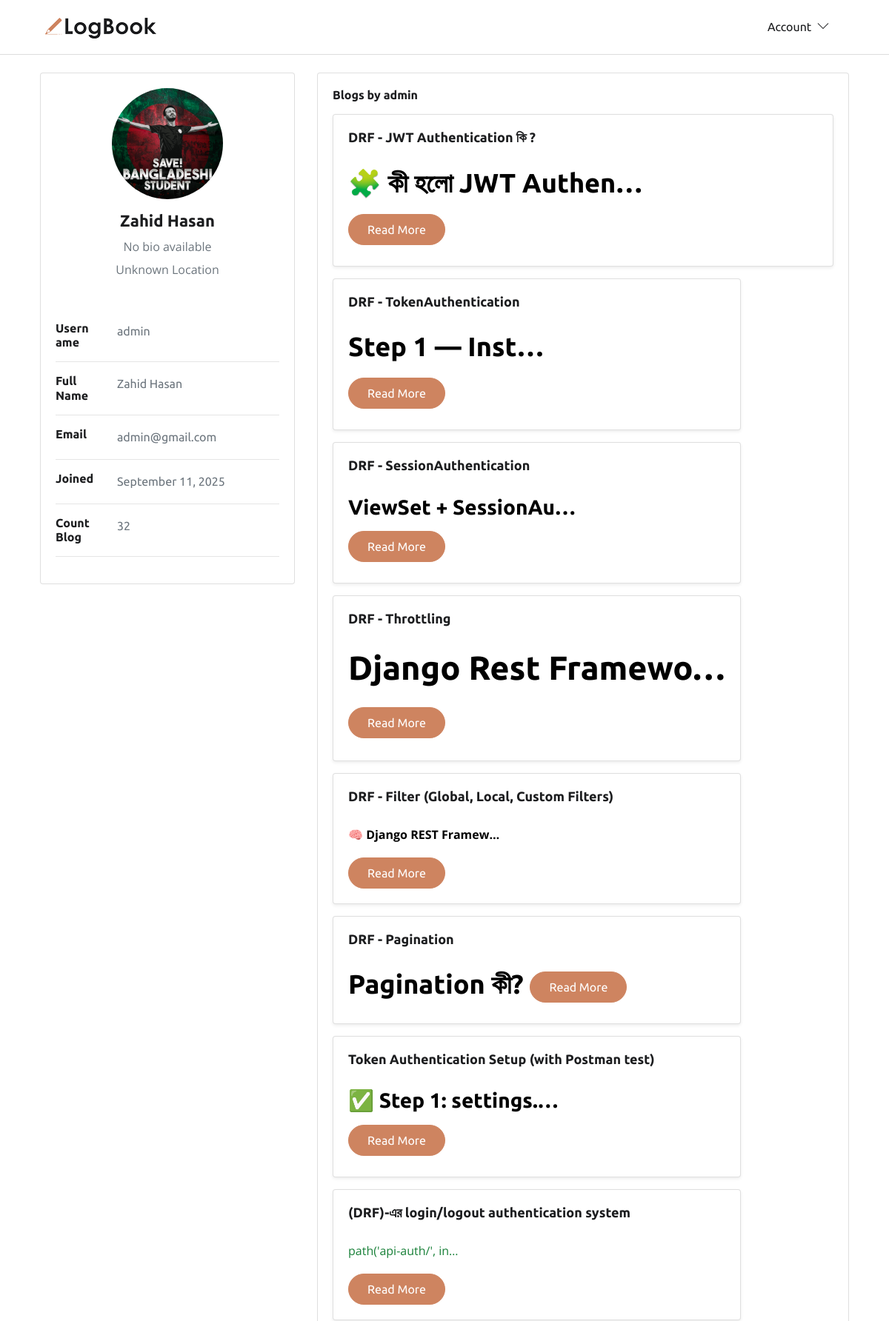
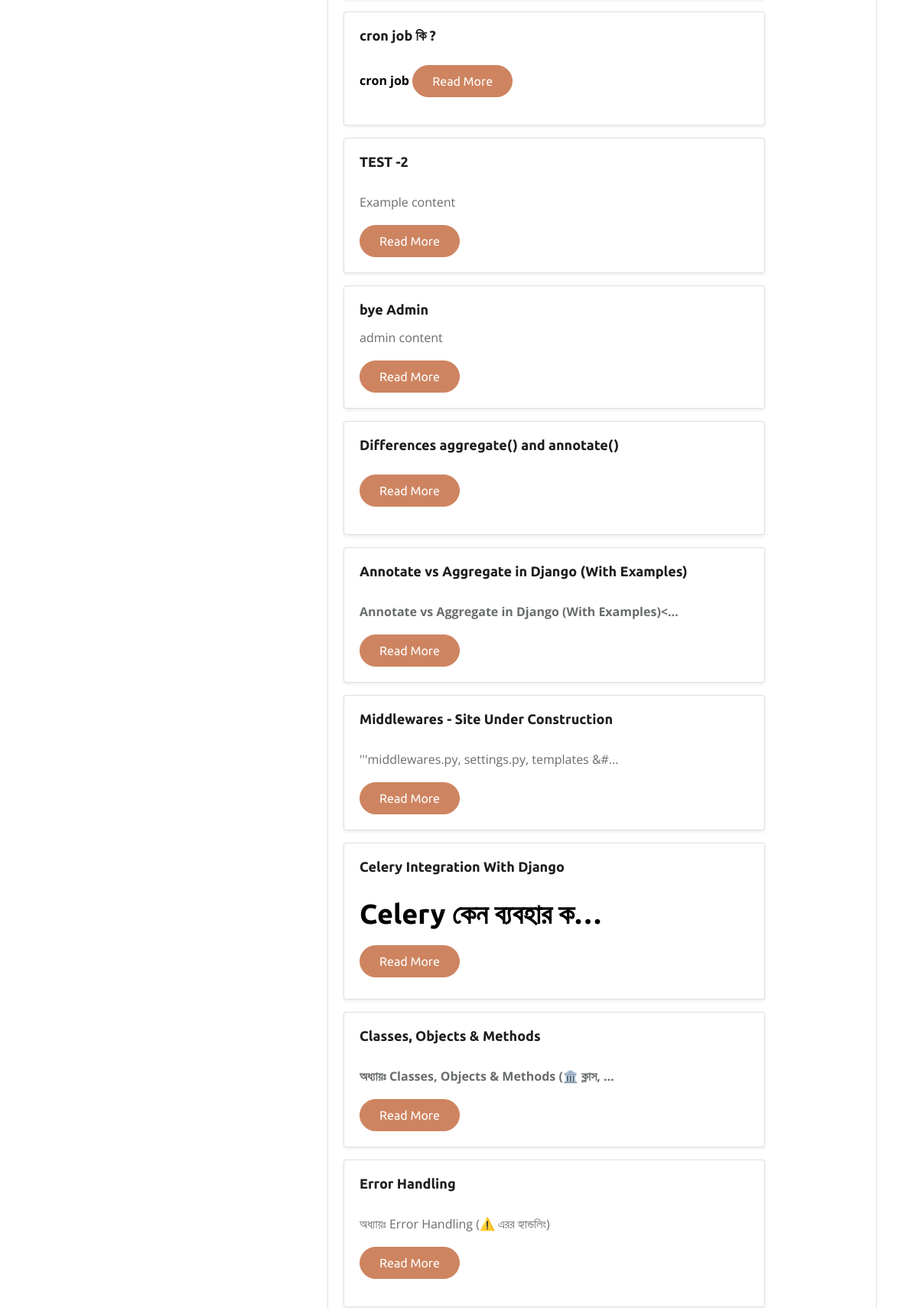
Screenshot of /account/profile/admin/ (upper part) with the database file from the repository (2 pictures, top to bottom).
### account/models.py (models this page shows, shortened)
class Profile(models.Model):
    user = models.OneToOneField(
        CustomUser, on_delete=models.CASCADE, related_name='user_profile')
    profile_picture = models.ImageField( upload_to=profile_directory_path, default="profile_default.png", blank=True, null=True)
    bio = models.TextField(blank=True, null=True)
    date_of_birth = models.DateField(blank=True, null=True)
    address = models.CharField(max_length=255, blank=True, null=True)

class CustomUser(AbstractBaseUser, PermissionsMixin):
    email = models.EmailField(unique=True)
    username = models.CharField(max_length=50)
    first_name = models.CharField(max_length=50, blank=True)
    last_name = models.CharField(max_length=50, blank=True)
    is_active = models.BooleanField(default=False)  # For Mail Verification
    is_staff = models.BooleanField(default=False)
    date_joined = models.DateTimeField(default=timezone.now)
    objects = CustomUserManager()
    USERNAME_FIELD = 'email'      # login field
    REQUIRED_FIELDS = ['username']  # required when creating superuser

### blog/models.py (models this page shows, shortened)
class Blog(models.Model):
    author = models.ForeignKey(
        settings.AUTH_USER_MODEL, related_name='user_blogs', on_delete=models.CASCADE
    )
    title = models.CharField(max_length=100, unique=True)
    slug = models.SlugField(unique=True, blank=True, null=True, max_length=300)
    content = RichTextUploadingField()
    category = models.ForeignKey(
        Category,
        related_name='category_blogs',
        on_delete=models.CASCADE
    )
    tags = models.ManyToManyField(Tag, related_name='tag_blogs')
    created_date = models.DateTimeField(auto_now_add=True)
    updated_date = models.DateTimeField(auto_now=True)
    class Meta:
        ordering = ['-created_date']
        indexes = [models.Index(fields=['title','created_date'])]
    class Meta:
        ordering = ['-created_date']
        indexes = [models.Index(fields=['title','created_date'])]
    def get_absolute_url(self):
        return reverse('blog-detail', kwargs={'slug': self.slug})

### account/views.py (the view, shortened to what this page needs)
# urls.py: path('profile/<str:username>/', User_ProfileView, name='profile'),
def User_ProfileView(request, username):
    profile_user = get_object_or_404(Profile, user__username=username)
    user_blogs = profile_user.user.user_blogs.all()
    users_blog_count = User.objects.filter(id=profile_user.user.id).annotate(
        blog_count=Count('user_blogs')).first().blog_count
    form = None
    context = {
        'profile_user': profile_user,
        'user_blogs': user_blogs,
        'form': form,
        'users_blog_count': users_blog_count,
    }
    return render(request, 'app_account/profile.html', context)

### blog/context_processors.py (called while the page is built)
def get_all_categories(request):
    categories = Category.objects.all()
    return {'categories': categories}

def get_all_tags(request):
    tags = Tag.objects.all()
    return {'tags': tags}

def get_recent_blogs(request):
    recent_blogs = Blog.objects.order_by('-created_date')[:5]
    return {'recent_blogs': recent_blogs}

### templates/app_account/profile.html (shortened to what this page needs)
{% extends 'base/base.html' %}
{% load static %}
{% load crispy_forms_tags %}
{% block content %}
<div class="container p-4">
    <div class="main-body">
        <div class="row gutters-sm">
            <div class="col-md-4 mb-3">
                <div class="card">
                    <div class="card-body">
                        <div class="d-flex flex-column align-items-center text-center">
                            {% if profile_user.profile_picture %}
                            <img src="{{ profile_user.profile_picture.url }}" alt="{{ profile_user.user.username }}"
                                class="rounded-circle" width="150">
                            {% else %}
                            <img src="{% static 'default-profile.png' %}" alt="{{ profile_user.user.username }}"
                                class="rounded-circle" width="150">
                            {% endif %}
                            <div class="mt-3">
                                {% if profile_user.user.first_name and profile_user.user.last_name %}
                                <h4> {{ profile_user.user.first_name }} {{profile_user.user.last_name}}</h4>
                                {% else %}
                                <h4>{{ profile_user.user.username }}</h4>
                                {% endif %}
                                <p class="text-secondary mb-1">{{ profile_user.bio|default:"No bio available" }}</p>
                                <p class="text-muted font-size-sm">{{ profile_user.address|default:"Unknown Location"}}
                                </p>
                            </div>
                        </div>
                    </div>
                    <div class="card-body">
                        <div class="row">
                            <div class="col-sm-3">
                                <h6 class="mb-0">Username</h6>
                            </div>
                            <div class="col-sm-9 text-secondary">{{ profile_user.user.username }}</div>
                        </div>
                        <hr>
                        {% if profile_user.user.first_name and profile_user.user.last_name %}
                        <div class="row">
                            <div class="col-sm-3">
                                <h6 class="mb-0">Full Name</h6>
                            </div>
                            <div class="col-sm-9 text-secondary">{{ profile_user.user.first_name }}
                                {{profile_user.user.last_name }}</div>
                        </div>
                        <hr>
                        {% endif %}
                        <div class="row">
                            <div class="col-sm-3">
                                <h6 class="mb-0">Email</h6>
                            </div>
                            <div class="col-sm-9 text-secondary">{{ profile_user.user.email }}</div>
                        </div>
                        <hr>
                        <div class="row">
                            <div class="col-sm-3">
                                <h6 class="mb-0">Joined</h6>
                            </div>
                            <div class="col-sm-9 text-secondary">{{ profile_user.user.date_joined|date:"F d, Y" }}</div>
                        </div>
                        <hr>
                         <div class="row">
                            <div class="col-sm-3">
                                <h6 class="mb-0">Count Blog</h6>
                            </div>
                            <div class="col-sm-9 text-secondary">{{users_blog_count}}</div>
                        </div>
                        <hr>
                    </div>
                </div>
            </div>
            <div class="col-md-8">
                <div class="card">
                    <div class="card-body">
                        <h6 class="d-flex align-items-center mb-3">Blogs by {{ profile_user.user.username }}</h6>
                        <div class="row">
                            {% for blog in user_blogs %}
                            <div class="col-md-12 mb-3">
                                <div class="card h-100 shadow-sm">
                                    <div class="card-body">
                                        <h5 class="card-title">{{ blog.title }}</h5>
                                        <p class="card-text text-truncate">{{ blog.content|truncatechars:60|safe }}</p>
                                        <a href="{{ blog.get_absolute_url }}" class="btn btn-sm btn-primary">Read
                                            More</a>
                                    </div>
                                </div>
                            </div>
                            {% empty %}
                            <div class="col-12">
                                <p>No blogs yet.</p>
                            </div>
                            {% endfor %}
                        </div>
                    </div>
                </div>
            </div>
        </div>
    </div>
</div>
{% endblock %}

### static/css/style.css (style rules this page uses)
body { line-height: 1.7; font-family: 'Ubuntu', sans-serif; -webkit-font-smoothing: antialiased; color: #696c6d; font-size: 16px; }
p, .paragraph { font-weight: 400; color: #696c6d; font-size: 16px; line-height: 1.7; font-family: "Open Sans", sans-serif; }
h1, h2, h3, h4, h5, h6 { color: #1c1d1f; font-family: 'Ubuntu', sans-serif; font-weight: 600; line-height: 1.2; }
h1, .h1 { font-size: 45px; }
h2, .h2 { font-size: 36px; }
h3, .h3 { font-size: 28px; }
h4, .h4 { font-size: 22px; }
h5, .h5 { font-size: 18px; }
h6, .h6 { font-size: 16px; }
.btn { font-size: 16px; font-family: 'Ubuntu', sans-serif; text-transform: capitalize; padding: 8px 25px; border-radius: 50px; border: 1px solid; position: relative; z-index: 1; transition: 0.2s ease; }
.btn-primary { background: #ce8460; color: #fff; border-color: #ce8460; }
body { background-color: #fff; overflow-x: hidden; }
img { vertical-align: middle; border: 0; }
a, a:hover, a:focus { text-decoration: none; }
a, button, select { cursor: pointer; transition: 0.2s ease; }

### rows the page displays
Profile: profile_picture (picture), user.first_name "Zahid", user.last_name "Hasan", bio "No bio available", address "Unknown Location", user.username "admin", user.email "admin@gmail.com", user.date_joined "September 11, 2025"
Blog: title "DRF - JWT Authentication কি ?", content "🧩 কী হলো JWT Authen…"
Blog: title "DRF - TokenAuthentication", content "Step 1 — Inst…"
Blog: title "DRF - SessionAuthentication", content "ViewSet + SessionAu…"
Blog: title "DRF - Throttling", content "Django Rest Framewo…"
Blog: title "DRF - Filter (Global, Local, Custom Filters)", content "🧠 Django REST Framew…"
Blog: title "DRF - Pagination", content "Pagination কী?"
Blog: title "Token Authentication Setup (with Postman test)", content "✅ Step 1: settings.…"
Blog: title "(DRF)-এর login/logout authentication system", content "path('api-auth/', in…"
Blog: title "cron job কি ?", content "cron job"
Blog: title "TEST -2", content "Example content"
Blog: title "bye Admin", content "admin content"
Blog: title "Differences aggregate() and annotate()"
Blog: title "Annotate vs Aggregate in Django (With Examples)", content "Annotate vs Aggregate in Django (With Examples)<…"
Blog: title "Middlewares - Site Under Construction", content "'''middlewares.py, settings.py, templates &#…"
Blog: title "Celery Integration With Django", content "Celery কেন ব্যবহার ক…"
Blog: title "Classes, Objects & Methods", content "অধ্যায়ঃ Classes, Objects & Methods (🏛️ ক্লাস, …"
Blog: title "Error Handling", content "অধ্যায়ঃ Error Handling (⚠️ এরর হ্যান্ডলিং)"

### other values shown
{{ users_blog_count }} "32"
